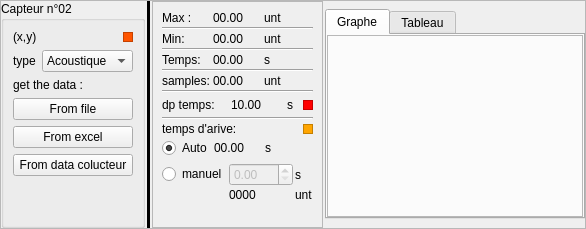
            <widget class="QFrame" name="frame_13">
             <property name="styleSheet">
              <string notr="true"/>
             </property>
             <property name="frameShape">
              <enum>QFrame::StyledPanel</enum>
             </property>
             <property name="frameShadow">
              <enum>QFrame::Raised</enum>
             </property>
             <layout class="QHBoxLayout" name="horizontalLayout_28">
              <property name="spacing">
               <number>2</number>
              </property>
              <property name="leftMargin">
               <number>0</number>
              </property>
              <property name="topMargin">
               <number>0</number>
              </property>
              <property name="rightMargin">
               <number>0</number>
              </property>
              <property name="bottomMargin">
               <number>0</number>
              </property>
              <item>
               <widget class="QGroupBox" name="groupBox_6">
                <property name="maximumSize">
                 <size>
                  <width>180</width>
                  <height>16777215</height>
                 </size>
                </property>
                <property name="title">
                 <string>Capteur n°02</string>
                </property>
                <layout class="QVBoxLayout" name="verticalLayout_16">
                 <item>
                  <layout class="QHBoxLayout" name="horizontalLayout_42">
                   <property name="topMargin">
                    <number>0</number>
                   </property>
                   <item>
                    <widget class="QLabel" name="label_capteur1_c_2">
                     <property name="text">
                      <string>(x,y)</string>
                     </property>
                    </widget>
                   </item>
                   <item>
                    <widget class="QFrame" name="frame_26">
                     <property name="maximumSize">
                      <size>
                       <width>10</width>
                       <height>10</height>
                      </size>
                     </property>
                     <property name="baseSize">
                      <size>
                       <width>10</width>
                       <height>10</height>
                      </size>
                     </property>
                     <property name="styleSheet">
                      <string notr="true">background-color: rgb(255, 85, 0);</string>
                     </property>
                     <property name="frameShape">
                      <enum>QFrame::StyledPanel</enum>
                     </property>
                     <property name="frameShadow">
                      <enum>QFrame::Raised</enum>
                     </property>
                    </widget>
                   </item>
                  </layout>
                 </item>
                 <item>
                  <layout class="QHBoxLayout" name="horizontalLayout_31">
                   <property name="topMargin">
                    <number>0</number>
                   </property>
                   <item>
                    <widget class="QLabel" name="label_26">
                     <property name="text">
                      <string>type</string>
                     </property>
                    </widget>
                   </item>
                   <item>
                    <widget class="QComboBox" name="comboBox_2">
                     <item>
                      <property name="text">
                       <string>Acoustique</string>
                      </property>
                     </item>
                    </widget>
                   </item>
                  </layout>
                 </item>
                 <item>
                  <widget class="QLabel" name="label_27">
                   <property name="maximumSize">
                    <size>
                     <width>16777215</width>
                     <height>20</height>
                    </size>
                   </property>
                   <property name="text">
                    <string>get the data :</string>
                   </property>
                  </widget>
                 </item>
                 <item>
                  <widget class="QPushButton" name="pushButton_6">
                   <property name="text">
                    <string>From file</string>
                   </property>
                  </widget>
                 </item>
                 <item>
                  <widget class="QPushButton" name="pushButton_7">
                   <property name="text">
                    <string>From excel</string>
                   </property>
                  </widget>
                 </item>
                 <item>
                  <widget class="QPushButton" name="pushButton_11">
                   <property name="text">
                    <string>From data colucteur</string>
                   </property>
                  </widget>
                 </item>
                 <item>
                  <spacer name="verticalSpacer_5">
                   <property name="orientation">
                    <enum>Qt::Vertical</enum>
                   </property>
                   <property name="sizeHint" stdset="0">
                    <size>
                     <width>20</width>
                     <height>40</height>
                    </size>
                   </property>
                  </spacer>
                 </item>
                </layout>
               </widget>
              </item>
              <item>
               <widget class="Line" name="line_4">
                <property name="styleSheet">
                 <string notr="true">background-color: black;</string>
                </property>
                <property name="orientation">
                 <enum>Qt::Vertical</enum>
                </property>
               </widget>
              </item>
              <item>
               <widget class="QFrame" name="frame_18">
                <property name="frameShape">
                 <enum>QFrame::StyledPanel</enum>
                </property>
                <property name="frameShadow">
                 <enum>QFrame::Raised</enum>
                </property>
                <layout class="QVBoxLayout" name="verticalLayout_23">
                 <property name="spacing">
                  <number>2</number>
                 </property>
                 <item>
                  <layout class="QHBoxLayout" name="horizontalLayout_43">
                   <item>
                    <widget class="QLabel" name="label_31">
                     <property name="text">
                      <string>Max :</string>
                     </property>
                    </widget>
                   </item>
                   <item>
                    <widget class="QLabel" name="label_max_2">
                     <property name="text">
                      <string>00.00</string>
                     </property>
                    </widget>
                   </item>
                   <item>
                    <widget class="QLabel" name="label_34">
                     <property name="text">
                      <string>unt</string>
                     </property>
                    </widget>
                   </item>
                  </layout>
                 </item>
                 <item>
                  <widget class="Line" name="line_13">
                   <property name="orientation">
                    <enum>Qt::Horizontal</enum>
                   </property>
                  </widget>
                 </item>
                 <item>
                  <layout class="QHBoxLayout" name="horizontalLayout_44">
                   <item>
                    <widget class="QLabel" name="label_37">
                     <property name="text">
                      <string>Min:</string>
                     </property>
                    </widget>
                   </item>
                   <item>
                    <widget class="QLabel" name="label_min_2">
                     <property name="text">
                      <string>00.00</string>
                     </property>
                    </widget>
                   </item>
                   <item>
                    <widget class="QLabel" name="label_40">
                     <property name="text">
                      <string>unt</string>
                     </property>
                    </widget>
                   </item>
                  </layout>
                 </item>
                 <item>
                  <widget class="Line" name="line_14">
                   <property name="orientation">
                    <enum>Qt::Horizontal</enum>
                   </property>
                  </widget>
                 </item>
                 <item>
                  <layout class="QHBoxLayout" name="horizontalLayout_45">
                   <item>
                    <widget class="QLabel" name="label_43">
                     <property name="text">
                      <string>Temps:</string>
                     </property>
                    </widget>
                   </item>
                   <item>
                    <widget class="QLabel" name="label_temp_2">
                     <property name="text">
                      <string>00.00</string>
                     </property>
                    </widget>
                   </item>
                   <item>
                    <widget class="QLabel" name="label_46">
                     <property name="text">
                      <string>s</string>
                     </property>
                    </widget>
                   </item>
                  </layout>
                 </item>
                 <item>
                  <widget class="Line" name="line_15">
                   <property name="orientation">
                    <enum>Qt::Horizontal</enum>
                   </property>
                  </widget>
                 </item>
                 <item>
                  <layout class="QHBoxLayout" name="horizontalLayout_46">
                   <item>
                    <widget class="QLabel" name="label_50">
                     <property name="text">
                      <string>samples:</string>
                     </property>
                    </widget>
                   </item>
                   <item>
                    <widget class="QLabel" name="label_sampels_2">
                     <property name="text">
                      <string>00.00</string>
                     </property>
                    </widget>
                   </item>
                   <item>
                    <widget class="QLabel" name="label_51">
                     <property name="text">
                      <string>unt</string>
                     </property>
                    </widget>
                   </item>
                  </layout>
                 </item>
                 <item>
                  <widget class="Line" name="line_16">
                   <property name="orientation">
                    <enum>Qt::Horizontal</enum>
                   </property>
                  </widget>
                 </item>
                 <item>
                  <layout class="QHBoxLayout" name="horizontalLayout_47">
                   <item>
                    <widget class="QLabel" name="label_52">
                     <property name="text">
                      <string>dp temps:</string>
                     </property>
                    </widget>
                   </item>
                   <item>
                    <spacer name="horizontalSpacer_7">
                     <property name="orientation">
                      <enum>Qt::Horizontal</enum>
                     </property>
                     <property name="sizeType">
                      <enum>QSizePolicy::Fixed</enum>
                     </property>
                     <property name="sizeHint" stdset="0">
                      <size>
                       <width>14</width>
                       <height>20</height>
                      </size>
                     </property>
                    </spacer>
                   </item>
                   <item>
                    <widget class="QLabel" name="label_dp_2">
                     <property name="text">
                      <string>10.00</string>
                     </property>
                    </widget>
                   </item>
                   <item>
                    <spacer name="horizontalSpacer_8">
                     <property name="orientation">
                      <enum>Qt::Horizontal</enum>
                     </property>
                     <property name="sizeType">
                      <enum>QSizePolicy::Fixed</enum>
                     </property>
                     <property name="sizeHint" stdset="0">
                      <size>
                       <width>23</width>
                       <height>20</height>
                      </size>
                     </property>
                    </spacer>
                   </item>
                   <item>
                    <widget class="QLabel" name="label_53">
                     <property name="text">
                      <string>s</string>
                     </property>
                    </widget>
                   </item>
                   <item>
                    <widget class="QFrame" name="frame_19">
                     <property name="maximumSize">
                      <size>
                       <width>10</width>
                       <height>10</height>
                      </size>
                     </property>
                     <property name="baseSize">
                      <size>
                       <width>10</width>
                       <height>10</height>
                      </size>
                     </property>
                     <property name="styleSheet">
                      <string notr="true">background-color: red;</string>
                     </property>
                     <property name="frameShape">
                      <enum>QFrame::StyledPanel</enum>
                     </property>
                     <property name="frameShadow">
                      <enum>QFrame::Raised</enum>
                     </property>
                    </widget>
                   </item>
                  </layout>
                 </item>
                 <item>
                  <widget class="Line" name="line_17">
                   <property name="orientation">
                    <enum>Qt::Horizontal</enum>
                   </property>
                  </widget>
                 </item>
                 <item>
                  <layout class="QHBoxLayout" name="horizontalLayout_48">
                   <item>
                    <widget class="QLabel" name="label_54">
                     <property name="text">
                      <string>temps d'arive:</string>
                     </property>
                    </widget>
                   </item>
                   <item>
                    <widget class="QFrame" name="frame_20">
                     <property name="maximumSize">
                      <size>
                       <width>10</width>
                       <height>10</height>
                      </size>
                     </property>
                     <property name="baseSize">
                      <size>
                       <width>10</width>
                       <height>10</height>
                      </size>
                     </property>
                     <property name="styleSheet">
                      <string notr="true">background-color: orange;</string>
                     </property>
                     <property name="frameShape">
                      <enum>QFrame::StyledPanel</enum>
                     </property>
                     <property name="frameShadow">
                      <enum>QFrame::Raised</enum>
                     </property>
                    </widget>
                   </item>
                  </layout>
                 </item>
                 <item>
                  <layout class="QHBoxLayout" name="horizontalLayout_49">
                   <property name="topMargin">
                    <number>0</number>
                   </property>
                   <item>
                    <widget class="QRadioButton" name="radioButton_auto2">
                     <property name="text">
                      <string>Auto</string>
                     </property>
                     <property name="checked">
                      <bool>true</bool>
                     </property>
                    </widget>
                   </item>
                   <item>
                    <widget class="QLabel" name="label_dv_2">
                     <property name="text">
                      <string>00.00</string>
                     </property>
                    </widget>
                   </item>
                   <item>
                    <widget class="QLabel" name="label_55">
                     <property name="text">
                      <string>s</string>
                     </property>
                    </widget>
                   </item>
                  </layout>
                 </item>
                 <item>
                  <layout class="QHBoxLayout" name="horizontalLayout_50">
                   <property name="topMargin">
                    <number>0</number>
                   </property>
                  </layout>
                 </item>
                 <item>
                  <layout class="QGridLayout" name="gridLayout_2">
                   <property name="topMargin">
                    <number>3</number>
                   </property>
                   <item row="0" column="2">
                    <widget class="QLabel" name="label_56">
                     <property name="text">
                      <string>s</string>
                     </property>
                    </widget>
                   </item>
                   <item row="0" column="1">
                    <widget class="QDoubleSpinBox" name="doubleSpinBox_2">
                     <property name="enabled">
                      <bool>false</bool>
                     </property>
                     <property name="maximum">
                      <double>100.000000000000000</double>
                     </property>
                     <property name="singleStep">
                      <double>0.100000000000000</double>
                     </property>
                    </widget>
                   </item>
                   <item row="0" column="0">
                    <widget class="QRadioButton" name="radioButton_man2">
                     <property name="text">
                      <string>manuel</string>
                     </property>
                    </widget>
                   </item>
                   <item row="1" column="2">
                    <widget class="QLabel" name="label_57">
                     <property name="text">
                      <string>unt</string>
                     </property>
                    </widget>
                   </item>
                   <item row="1" column="1">
                    <widget class="QLabel" name="label_dvman_2">
                     <property name="text">
                      <string>0000</string>
                     </property>
                    </widget>
                   </item>
                  </layout>
                 </item>
                 <item>
                  <spacer name="verticalSpacer_8">
                   <property name="orientation">
                    <enum>Qt::Vertical</enum>
                   </property>
                   <property name="sizeHint" stdset="0">
                    <size>
                     <width>20</width>
                     <height>2</height>
                    </size>
                   </property>
                  </spacer>
                 </item>
                </layout>
               </widget>
              </item>
              <item>
               <widget class="QTabWidget" name="tabWidget_2">
                <property name="minimumSize">
                 <size>
                  <width>0</width>
                  <height>210</height>
                 </size>
                </property>
                <property name="maximumSize">
                 <size>
                  <width>500</width>
                  <height>210</height>
                 </size>
                </property>
                <property name="currentIndex">
                 <number>0</number>
                </property>
                <widget class="QWidget" name="tab_3">
                 <attribute name="title">
                  <string>Graphe</string>
                 </attribute>
                 <layout class="QVBoxLayout" name="verticalLayout_24">
                  <property name="leftMargin">
                   <number>0</number>
                  </property>
                  <property name="topMargin">
                   <number>0</number>
                  </property>
                  <property name="rightMargin">
                   <number>0</number>
                  </property>
                  <property name="bottomMargin">
                   <number>0</number>
                  </property>
                  <item>
                   <widget class="QFrame" name="frame_chart_cap2">
                    <property name="frameShape">
                     <enum>QFrame::StyledPanel</enum>
                    </property>
                    <property name="frameShadow">
                     <enum>QFrame::Raised</enum>
                    </property>
                    <layout class="QVBoxLayout" name="verticalLayout_25">
                     <property name="leftMargin">
                      <number>0</number>
                     </property>
                     <property name="topMargin">
                      <number>0</number>
                     </property>
                     <property name="rightMargin">
                      <number>0</number>
                     </property>
                     <property name="bottomMargin">
                      <number>0</number>
                     </property>
                     <item>
                      <layout class="QVBoxLayout" name="verticalLayout_26"/>
                     </item>
                    </layout>
                   </widget>
                  </item>
                 </layout>
                </widget>
                <widget class="QWidget" name="tab_4">
                 <attribute name="title">
                  <string>Tableau</string>
                 </attribute>
                 <layout class="QVBoxLayout" name="verticalLayout_27">
                  <property name="leftMargin">
                   <number>0</number>
                  </property>
                  <property name="topMargin">
                   <number>0</number>
                  </property>
                  <property name="rightMargin">
                   <number>0</number>
                  </property>
                  <property name="bottomMargin">
                   <number>0</number>
                  </property>
                  <item>
                   <widget class="QTableWidget" name="tableWidget_2"/>
                  </item>
                 </layout>
                </widget>
               </widget>
              </item>
             </layout>
            </widget>
